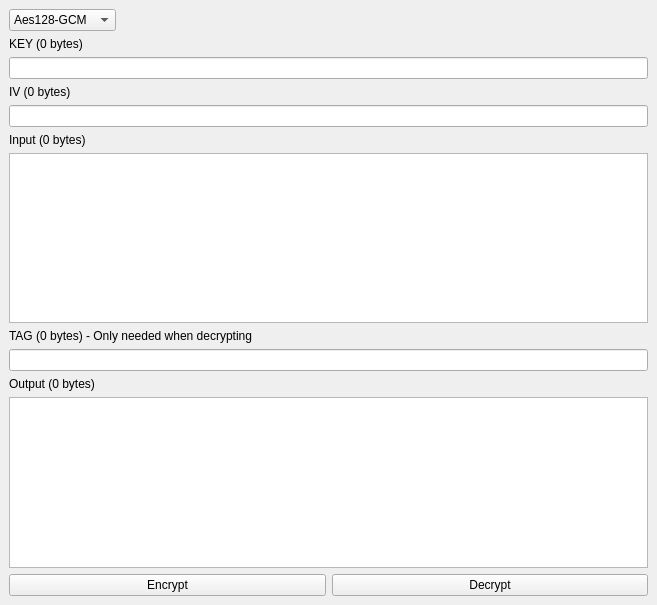
<?xml version="1.0" encoding="UTF-8"?>
<ui version="4.0">
 <class>UiAeAesGcm</class>
 <widget class="QMainWindow" name="UiAeAesGcm">
  <property name="geometry">
   <rect>
    <x>0</x>
    <y>0</y>
    <width>657</width>
    <height>605</height>
   </rect>
  </property>
  <property name="windowTitle">
   <string>UiAeAesGcm</string>
  </property>
  <widget class="QWidget" name="centralwidget">
   <layout class="QGridLayout" name="gridLayout">
    <item row="11" column="1">
     <widget class="QPushButton" name="pushButton_Decrypt">
      <property name="text">
       <string>Decrypt</string>
      </property>
     </widget>
    </item>
    <item row="4" column="0" colspan="2">
     <widget class="QLineEdit" name="lineEdit_IV">
      <property name="font">
       <font>
        <family>Consolas</family>
       </font>
      </property>
      <property name="text">
       <string/>
      </property>
     </widget>
    </item>
    <item row="10" column="0" colspan="2">
     <widget class="QTextEdit" name="textEdit_OutputData">
      <property name="font">
       <font>
        <family>Consolas</family>
       </font>
      </property>
      <property name="html">
       <string>&lt;!DOCTYPE HTML PUBLIC &quot;-//W3C//DTD HTML 4.0//EN&quot; &quot;http://www.w3.org/TR/REC-html40/strict.dtd&quot;&gt;
&lt;html&gt;&lt;head&gt;&lt;meta name=&quot;qrichtext&quot; content=&quot;1&quot; /&gt;&lt;meta charset=&quot;utf-8&quot; /&gt;&lt;style type=&quot;text/css&quot;&gt;
p, li { white-space: pre-wrap; }
hr { height: 1px; border-width: 0; }
li.unchecked::marker { content: &quot;\2610&quot;; }
li.checked::marker { content: &quot;\2612&quot;; }
&lt;/style&gt;&lt;/head&gt;&lt;body style=&quot; font-family:'Consolas'; font-size:9pt; font-weight:400; font-style:normal;&quot;&gt;
&lt;p style=&quot;-qt-paragraph-type:empty; margin-top:0px; margin-bottom:0px; margin-left:0px; margin-right:0px; -qt-block-indent:0; text-indent:0px;&quot;&gt;&lt;br /&gt;&lt;/p&gt;&lt;/body&gt;&lt;/html&gt;</string>
      </property>
     </widget>
    </item>
    <item row="8" column="0" colspan="2">
     <widget class="QLineEdit" name="lineEdit_Mac">
      <property name="font">
       <font>
        <family>Consolas</family>
       </font>
      </property>
     </widget>
    </item>
    <item row="5" column="0" colspan="2">
     <widget class="QLabel" name="label_Input">
      <property name="text">
       <string>Input (0 bytes)</string>
      </property>
     </widget>
    </item>
    <item row="0" column="0" colspan="2">
     <widget class="QComboBox" name="comboBox_Mode">
      <property name="sizePolicy">
       <sizepolicy hsizetype="Maximum" vsizetype="Fixed">
        <horstretch>0</horstretch>
        <verstretch>0</verstretch>
       </sizepolicy>
      </property>
      <item>
       <property name="text">
        <string>Aes128-GCM</string>
       </property>
      </item>
      <item>
       <property name="text">
        <string>AES192-GCM</string>
       </property>
      </item>
      <item>
       <property name="text">
        <string>Aes256-GCM</string>
       </property>
      </item>
     </widget>
    </item>
    <item row="2" column="0" colspan="2">
     <widget class="QLineEdit" name="lineEdit_Key">
      <property name="font">
       <font>
        <family>Consolas</family>
       </font>
      </property>
     </widget>
    </item>
    <item row="9" column="0" colspan="2">
     <widget class="QLabel" name="label_OutputData">
      <property name="text">
       <string>Output (0 bytes)</string>
      </property>
     </widget>
    </item>
    <item row="11" column="0">
     <widget class="QPushButton" name="pushButton_Encrypt">
      <property name="text">
       <string>Encrypt</string>
      </property>
     </widget>
    </item>
    <item row="6" column="0" colspan="2">
     <widget class="QTextEdit" name="textEdit_InputData">
      <property name="font">
       <font>
        <family>Consolas</family>
       </font>
      </property>
      <property name="html">
       <string>&lt;!DOCTYPE HTML PUBLIC &quot;-//W3C//DTD HTML 4.0//EN&quot; &quot;http://www.w3.org/TR/REC-html40/strict.dtd&quot;&gt;
&lt;html&gt;&lt;head&gt;&lt;meta name=&quot;qrichtext&quot; content=&quot;1&quot; /&gt;&lt;meta charset=&quot;utf-8&quot; /&gt;&lt;style type=&quot;text/css&quot;&gt;
p, li { white-space: pre-wrap; }
hr { height: 1px; border-width: 0; }
li.unchecked::marker { content: &quot;\2610&quot;; }
li.checked::marker { content: &quot;\2612&quot;; }
&lt;/style&gt;&lt;/head&gt;&lt;body style=&quot; font-family:'Consolas'; font-size:9pt; font-weight:400; font-style:normal;&quot;&gt;
&lt;p style=&quot;-qt-paragraph-type:empty; margin-top:0px; margin-bottom:0px; margin-left:0px; margin-right:0px; -qt-block-indent:0; text-indent:0px;&quot;&gt;&lt;br /&gt;&lt;/p&gt;&lt;/body&gt;&lt;/html&gt;</string>
      </property>
     </widget>
    </item>
    <item row="7" column="0" colspan="2">
     <widget class="QLabel" name="label_Mac">
      <property name="text">
       <string>TAG (0 bytes) - Only needed when decrypting</string>
      </property>
     </widget>
    </item>
    <item row="1" column="0" colspan="2">
     <widget class="QLabel" name="label_Key">
      <property name="text">
       <string>KEY (0 bytes)</string>
      </property>
     </widget>
    </item>
    <item row="3" column="0" colspan="2">
     <widget class="QLabel" name="label_IV">
      <property name="text">
       <string>IV (0 bytes)</string>
      </property>
     </widget>
    </item>
   </layout>
  </widget>
 </widget>
 <resources/>
 <connections/>
</ui>
